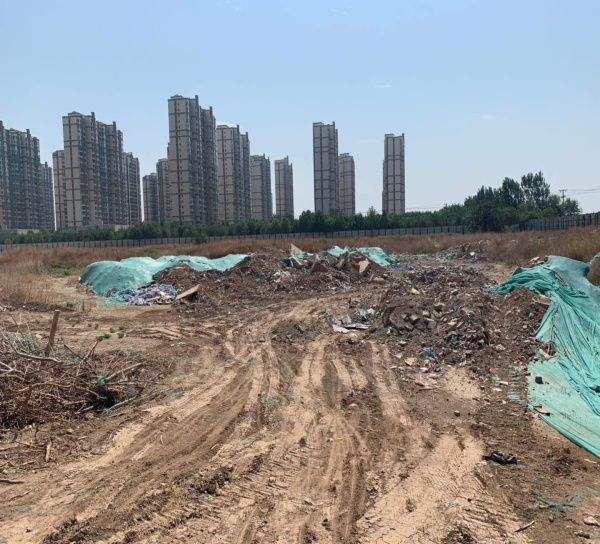
#> input picture img_size_test/15_0_2.jpg, 600 x 544 px; its folder holds 3 pictures in this run
$ python set_scale.py
#> lines starting #> are read from the running program, lines starting #| are printed output that depends on the picture
# import PIL.Image as Image
from PIL import Image
import os

traj = 0


def Square_Generated(read_file, save_path, filenames):  # 创建一个函数用来产生所需要的正方形图片转化
#> called with read_file = 'img_size_test/15_0_2.jpg', save_path = 'res_img_resize/', filenames = '15_0_2.jpg'
    fsize = os.path.getsize(read_file)
    print(read_file, "文件大小：", fsize / 1024, "k")
    image = Image.open(read_file)  # 导入图片
#> image is the input picture: PIL image 600x544 RGB; mean R, G, B 141.3, 141.7, 142.1
    try:
        image.convert('RGB')
    except(OSError):
        image.close()
        os.remove(read_file)
        return None
    w, h = image.size  # 得到图片的大小
#> w = 600; h = 544
    if (w, h) == (608, 608):
        return image
    # print(w,h)
    new_image = Image.new('RGB', size=(max(w, h), max(w, h)),
                          color=(127, 127, 127))  # 创建新的一个图片，大小取长款中最长的一边，color决定了图片中填充的颜色
#> new_image: PIL image 600x600 RGB; every value is 127
    # print(background)
    length = int(abs(w - h) * 0.5)  # 一侧需要填充的长度
#> length = 28
    box = (length, 0) if w < h else (0, length)  # 放在box中
#> box = (0, 28)
    new_image.paste(image, box)  # 产生新的图片
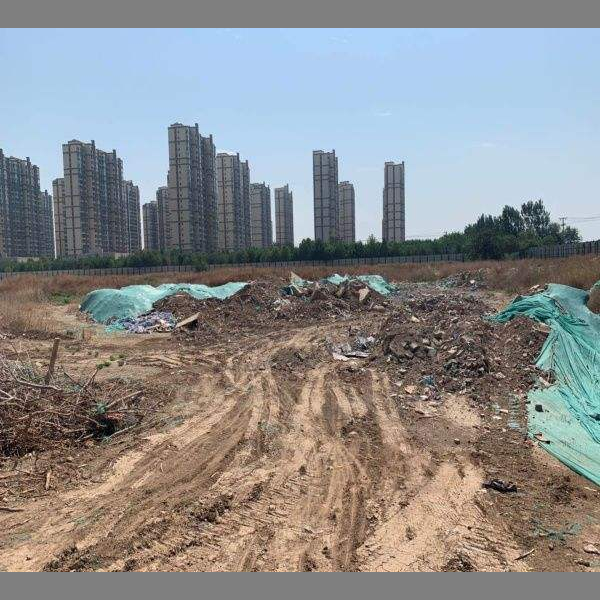
#> new_image: PIL image 600x600 RGB; mean R, G, B 140, 140.3, 140.7
    new_image = new_image.resize((608, 608))  # 对图片进行缩放处理，这一步可以省略，GPU内存不足了，只能缩小跑CNN，试试效果
#> new_image: PIL image 608x608 RGB
    # new_image.show()
    new_image.save(save_path + filenames, format='JPEG')  # 保存图片
    return new_image


if __name__ == '__main__':
    source_path = 'img_size_test/'
    save_path = 'res_img_resize/'

    # save_path = r'\\智慧监管-产品-w\1.最新收集照片\1.中国新兴建筑\0.视频\6、中国新兴建筑-火灾预警-图片\火灾视频4-已转换/'           # 新产生的正方形图片存放的路径
    for dirpath, dirnames, filenames in os.walk(source_path):
        # for filenames in os.walk(source_path):
        for file in filenames:
            path_1 = source_path + file
            # for root, _, files in os.walk(path_1):
            Square_Generated(path_1, save_path, file)  # 通过函数批量获取新的正方形图片
            print(path_1)

$ run again, on img_size_test/15_0_1.jpg
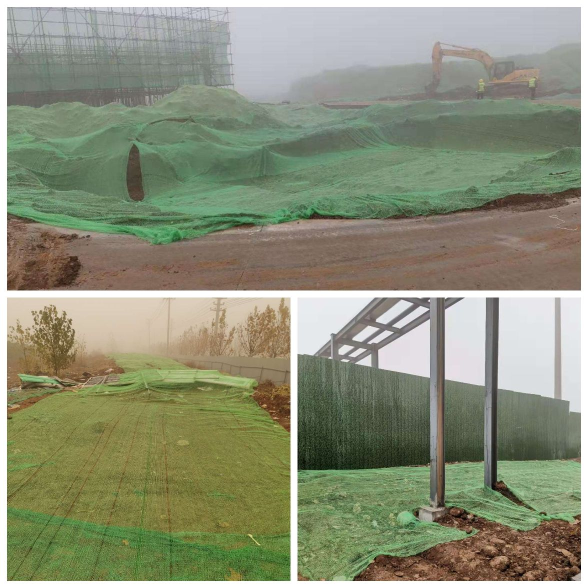
#> input picture img_size_test/15_0_1.jpg, 1176 x 1176 px (shown at 1/2 size)
#> in Square_Generated, image is the input picture: PIL image 1176x1176 RGB; mean R, G, B 139.9, 144.3, 120.7
#> in Square_Generated, `new_image = new_image.resize((608, 608))`:
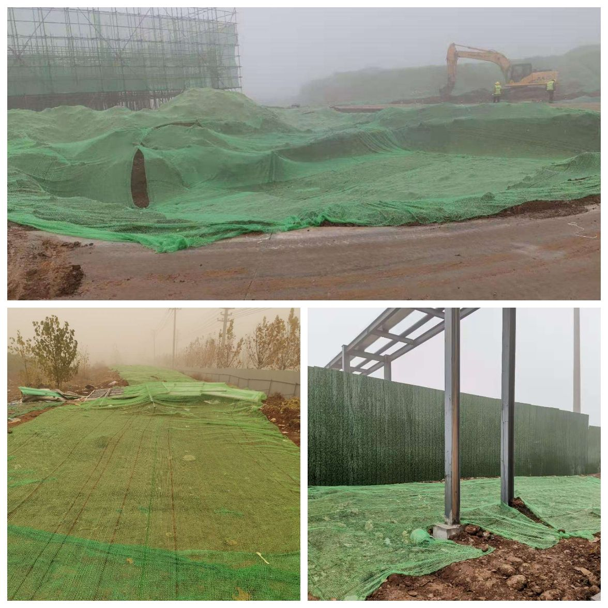
#> new_image: PIL image 608x608 RGB; mean R, G, B 139.9, 144.3, 120.7

$ run again, on img_size_test/15_0_3.jpg
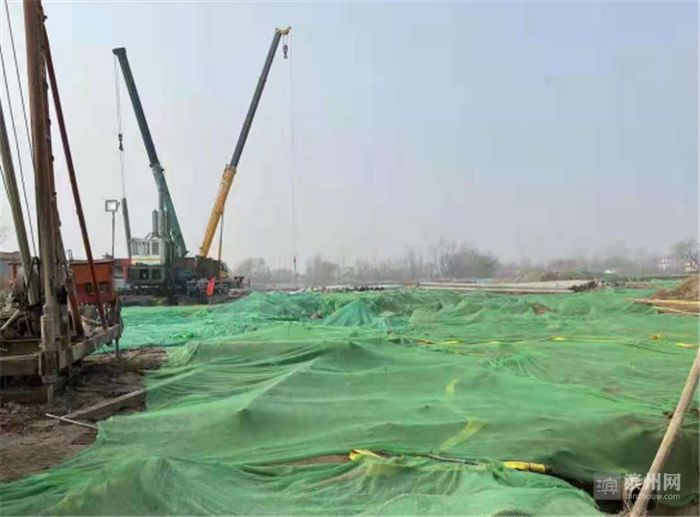
#> input picture img_size_test/15_0_3.jpg, 700 x 517 px
#> in Square_Generated, image is the input picture: PIL image 700x517 RGB; mean R, G, B 148.7, 168.4, 155.6
#> in Square_Generated, `new_image.paste(image, box)`:
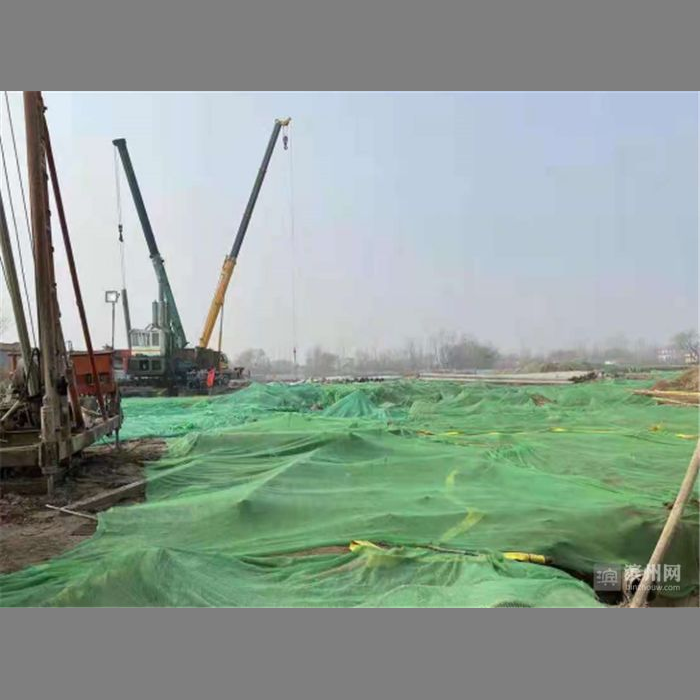
#> new_image: PIL image 700x700 RGB; mean R, G, B 143, 157.6, 148.2
